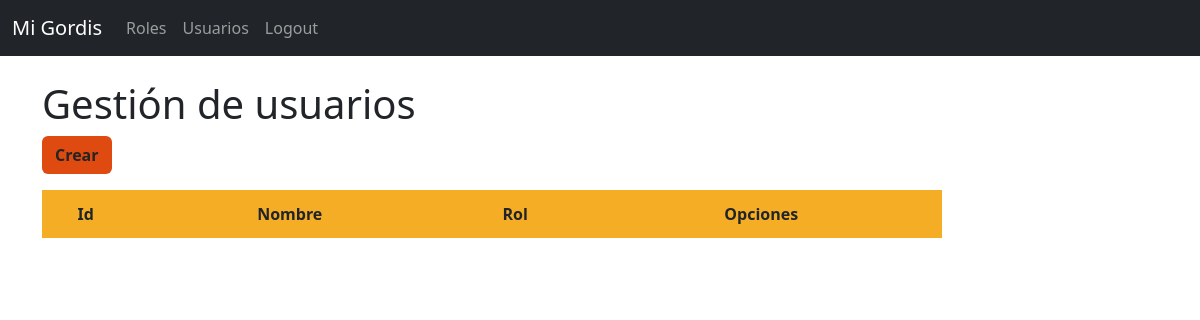
Before: /usuarios/ (signed in) with the older database file.
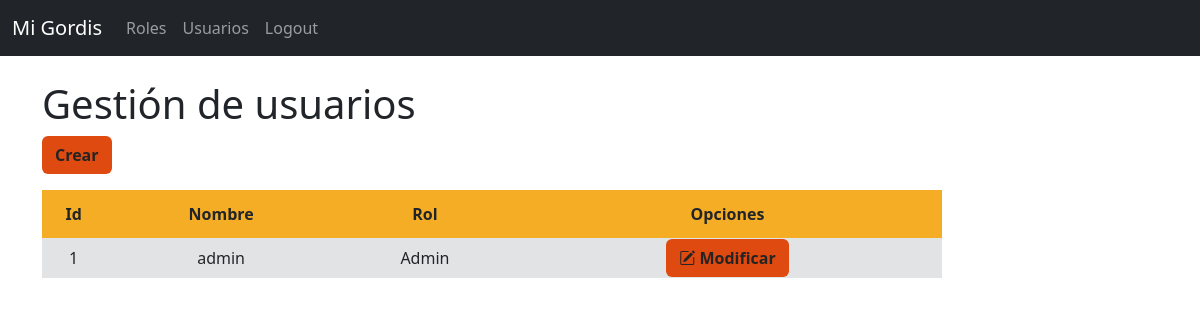
After: the same page with the newer database file.
### app/models.py (models this page shows)
class Usuario(models.Model):
    id_usuario=models.CharField(max_length=15, primary_key=True)
    nombre_usuario = models.CharField(max_length=50)
    rol_usuario = models.ForeignKey(Rol, on_delete=models.CASCADE)
    contraseña_usuario = models.CharField(max_length=20)

class Rol(models.Model):
    id = models.CharField(max_length=15, primary_key=True)
    nombre_rol = models.CharField(max_length=50)
    descripcion = models.TextField(blank=True)
    estado = models.BooleanField(default=True)
    def __str__(self):
        return self.nombre_rol

### app/views.py (the view)
# urls.py: path('usuarios/', views.usuarios, name="usuarios"),
@login_required
def usuarios(request):
    usuarios = Usuario.objects.all()
    contexto = {'usuarios': usuarios}
    return render(request, "usuario/usuario.html", contexto)

### app/templates/usuario/usuario.html
{% extends 'layouts/base.html' %}
{% block content %}
<h1>Gestión de usuarios</h1>
<a class="btn btn-color fw-bold mb-3" href="{% url 'usuario_crear' %}" role="button">Crear</a>
<table class="tb">
  <thead class="encabezado-tabla fw-bold">
    <tr>
      <td scope="col">Id</td>
      <td scope="col">Nombre</td>
      <td scope="col">Rol</td>
      <th colspan="2">Opciones</th>
    </tr>
  </thead>
  <tbody class="bg-secondary-subtle">
    {% for usuario in usuarios %}
    <tr>
        <td>{{ usuario.id_usuario }}</td>
        <td>{{ usuario.nombre_usuario }}</td>
        <td>{{ usuario.rol_usuario }}</td>
        <td><a class="btn btn-color btn-m fw-bold" href="{% url 'usuario_modificar' usuario.id_usuario %}" role="button">
          <i class="bi bi-pencil-square"></i>
          Modificar
        </a></td>
    </tr>
    {% endfor %}
  </tbody>
</table>
{% endblock %}

Changed rows visible on the page:
added Usuario: id_usuario "1", nombre_usuario "admin", rol_usuario "Admin"
